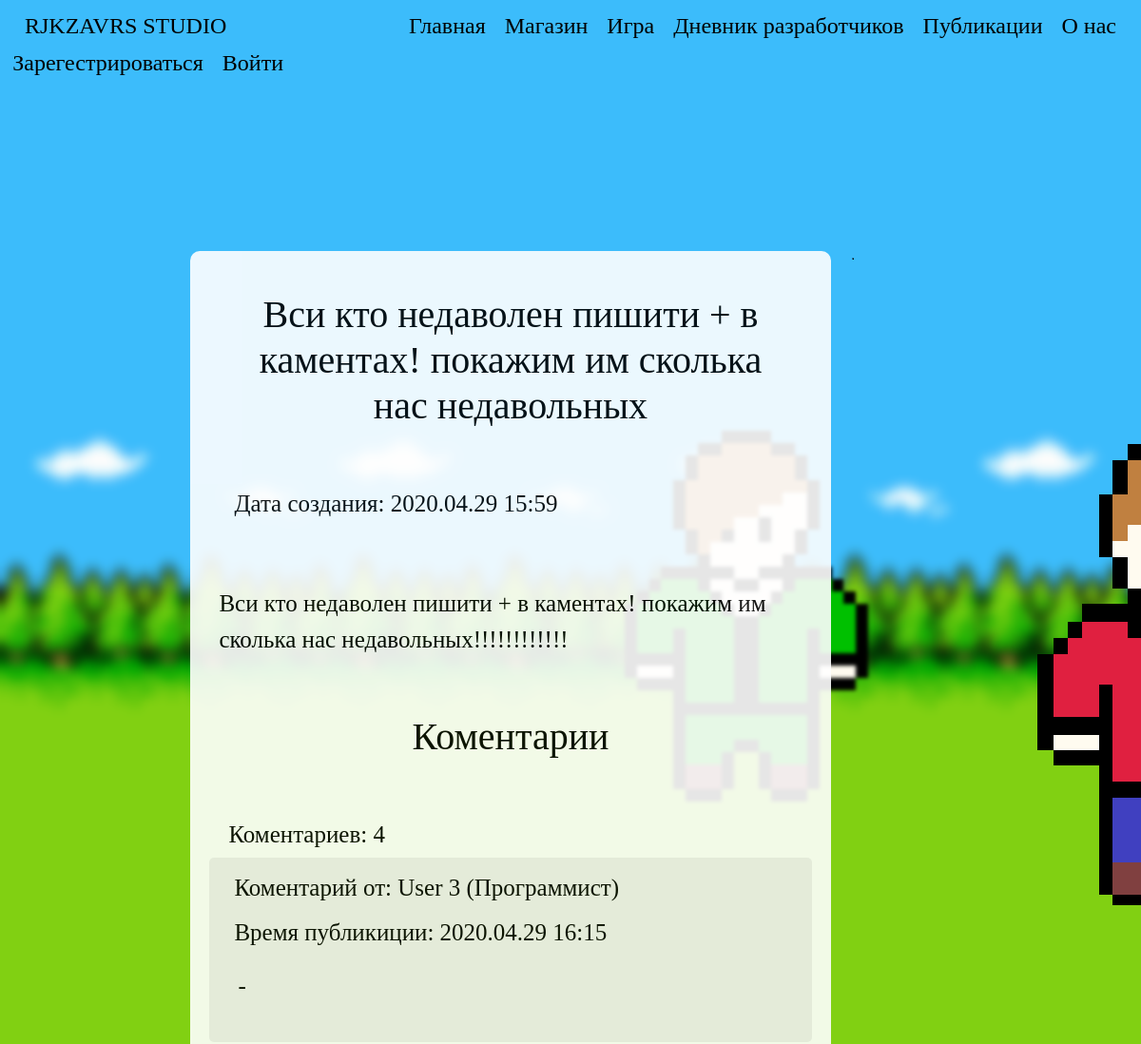
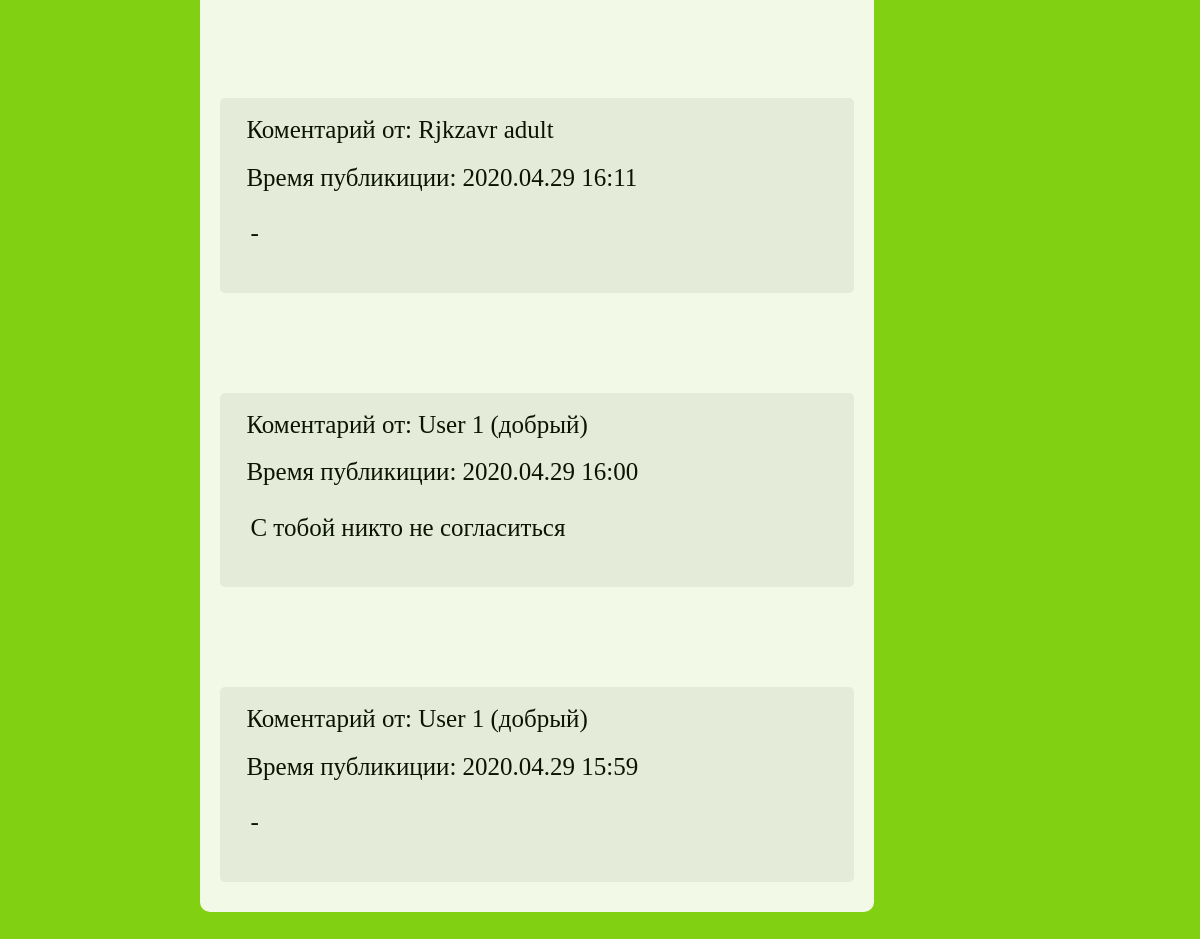
The app's page /Publication/1/ with its own data (2 pictures, top to bottom).
### data/publications.py (models this page shows)
class Publications(SqlAlchemyBase, SerializerMixin):
    __tablename__ = 'publications'
    id = sqlalchemy.Column(sqlalchemy.Integer, primary_key=True, autoincrement=True)
    header = sqlalchemy.Column(sqlalchemy.String, nullable=True)
    body = sqlalchemy.Column(sqlalchemy.String, nullable=True)
    created_date = sqlalchemy.Column(sqlalchemy.DateTime)
    comments = orm.relation('Comments')
    author_id = sqlalchemy.Column(sqlalchemy.Integer, sqlalchemy.ForeignKey("user.id"))
    author = orm.relation('User')
    def formatted_date(self):
        d = self.created_date
        return f"{str(d.year).rjust(2, '0')}.{str(d.month).rjust(2, '0')}.{d.day} {str(d.hour).rjust(2, '0')}:{str(d.minute).rjust(2, '0')}"

### data/comments.py (models this page shows)
class Comments(SqlAlchemyBase, SerializerMixin):
    __tablename__ = 'comments'
    id = sqlalchemy.Column(sqlalchemy.Integer, primary_key=True, autoincrement=True)
    text = sqlalchemy.Column(sqlalchemy.String, nullable=True)
    created_date = sqlalchemy.Column(sqlalchemy.DateTime, default=datetime.now())
    product_id = sqlalchemy.Column(sqlalchemy.Integer, sqlalchemy.ForeignKey("products.id"))
    product = orm.relation('Products')
    developers_diary_publication_id = sqlalchemy.Column(sqlalchemy.Integer, sqlalchemy.ForeignKey("developers_diary.id"))
    developers_diary_publication = orm.relation('DevelopersDiary')
    publication_id = sqlalchemy.Column(sqlalchemy.Integer, sqlalchemy.ForeignKey("publications.id"))
    publication = orm.relation('Publications')
    author_id = sqlalchemy.Column(sqlalchemy.Integer, sqlalchemy.ForeignKey("user.id"))
    author = orm.relation('User')
    def formatted_date(self):
        d = self.created_date
        return f"{str(d.year).rjust(2, '0')}.{str(d.month).rjust(2, '0')}.{d.day} {str(d.hour).rjust(2, '0')}:{str(d.minute).rjust(2, '0')}"

### data/users.py (models this page shows, shortened)
class User(SqlAlchemyBase, UserMixin, SerializerMixin):
    __tablename__ = 'user'
    id = sqlalchemy.Column(sqlalchemy.Integer, primary_key=True, autoincrement=True)
    surname = sqlalchemy.Column(sqlalchemy.String, nullable=True)
    name = sqlalchemy.Column(sqlalchemy.String, nullable=True)
    age = sqlalchemy.Column(sqlalchemy.Integer, nullable=True)
    nickname = sqlalchemy.Column(sqlalchemy.String, nullable=True)
    email = sqlalchemy.Column(sqlalchemy.String, index=True, unique=True, nullable=True)
    hashed_password = sqlalchemy.Column(sqlalchemy.String, nullable=True)
    created_date = sqlalchemy.Column(sqlalchemy.DateTime)
    status = sqlalchemy.Column(sqlalchemy.Integer, nullable=True, default=0)
    background_image_id = sqlalchemy.Column(sqlalchemy.Integer, nullable=True, default=0)
    publications = orm.relation('Publications')
    developers_diary = orm.relation('DevelopersDiary')
    comments = orm.relation('Comments')

### run.py (the view)
@app.route("/Publication/<int:id>/", methods=['GET', 'POST'])
def publication(id):
    status = 0
    if current_user.is_authenticated:
        status = current_user.status + 1
    session = db_session.create_session()
    publication = session.query(Publications).get(id)
    session.close()
    if publication:
        form = CommentsForm()
        if form.submit.data:
            if current_user.is_authenticated:
                session = db_session.create_session()
                user = session.query(User).get(current_user.id)
                publication = session.query(Publications).get(id)
                comment = Comments()
                comment.text = form.text.data
                comment.created_date = datetime.datetime.now()
                form.text.data = ""
                user.comments.append(comment)
                session.merge(user)
                publication.comments.append(comment)
                session.merge(publication)
                session.commit()
                session = db_session.create_session()
                comments = session.query(Comments).filter(Comments.publication_id == id).order_by(
                    Comments.created_date.desc()).all()
                templ = render_template("/Publication.html", publication=publication, status=status, user=current_user,
                                        style=url_for('static', filename='css/style.css'), form=form, comments=comments,
                                        count_commentaries=len(comments), base_href=f"Publication/{id}/",
                                        bgimg=get_image_profile(current_user))
                session.close()
                return templ
        else:
            comments = session.query(Comments).filter(Comments.publication_id == id).order_by(
                Comments.created_date.desc()).all()
            templ = render_template("/Publication.html", publication=publication, status=status, user=current_user,
                                    style=url_for('static', filename='css/style.css'), form=form, comments=comments,
                                    count_commentaries=len(comments), base_href=f"Publication/{id}/",
                                    bgimg=get_image_profile(current_user))
            session.close()
            return templ
    session.close()
    return redirect('/Publications')

### data/db_session.py (called while the page is built)
def create_session() -> Session:
    global __factory
    return __factory()

### run.py (called while the page is built)
def get_image_profile(user):
    bg_img = 1
    if user.is_authenticated:
        bg_img = user.background_image_id + 1
    return url_for('static', filename=f'img/background_img_{bg_img}.png')

### templates/Publication.html
{% extends "base.html" %}
{% block content %}
<div class="navbar">
    <div class="title">
        <h1 class="title-text">{{ publication.header }}</h1>
    </div>
    <div class="title">
        <p class="diary-text">Дата создания: {{ publication.formatted_date() }}</p>
    </div>
</div>
<div>
    <p class="diary-text">
        {% for text in publication.body.split("\n") %}
        {{text}}<br>
        {% endfor %}
    </p>
</div>
{% include "comments.html" %}
{% endblock %}

### templates/comments.html (shortened to what this page needs)
<div class="block-comments">
    <div class="title">
        <h1 class="title-text">Коментарии</h1>
    </div>
    <div class="block-count">
        <p class="diary-text">Коментариев: {{ count_commentaries }}</p>
    </div>
    {% for comment in comments %}
    <div class="block-comment">
        <div class="navbar">
            <div>
                <p class="diary-text">
                    Коментарий от: {{ comment.author.nickname }}
                </p>
            </div>
            <div>
                <a>
                    <p class="diary-text">
                        Время публикиции: {{ comment.formatted_date() }}
                    </p>
                </a>
            </div>
        </div>
        <div class="block-body-comment">
            <p class="diary-text">
                {{ comment.text }}
            </p>
        </div>
        <div class="navbar">
        </div>
    </div>
    {% endfor %}
</div>

### static/css/style.css (style rules this page uses)
p { text-decoration: none; }
a { text-decoration: none; }
.title-text { font-family: 'Comfortaa', cursive; font-weight: 100; font-style: inherit; color: #000; position: relative; padding: 5px 5px; margin: 0 5px; }
.diary-text { font-size: 25px; font-family: 'Comfortaa', cursive; font-weight: 100; font-style: inherit; color: #000; position: relative; padding: 5px 5px; margin: 0 5px; }
div.title { display: block; text-align: center; margin-bottom: 50px; }
div.block-comment { background: #efefef; border-radius: 5px; }
div.block-comment + div.block-comment { margin-top: 100px; }
div.block-comments { margin-top: 50px; }
div.block-body-comment { padding-left: 20px; padding-right: 20px; padding-bottom: 20px; }
div.block-count { margin-left: 10px; }

### records on screen
Publications: header "Вси кто недаволен пишити + в каментах! покажим им сколька нас недавольных", formatted_date "2020.04.29 15:59", body "Вси кто недаволен пишити + в каментах! покажим им сколька нас недавольных!!!!!!!!!!!!"
Comments: author.nickname "User 3 (Программист)", formatted_date "2020.04.29 16:15", text "-"
Comments: author.nickname "Rjkzavr adult", formatted_date "2020.04.29 16:11", text "-"
Comments: author.nickname "User 1 (добрый)", formatted_date "2020.04.29 16:00", text "С тобой никто не согласиться"
Comments: author.nickname "User 1 (добрый)", formatted_date "2020.04.29 15:59", text "-"

### other values on screen
{{ count_commentaries }} "4"
